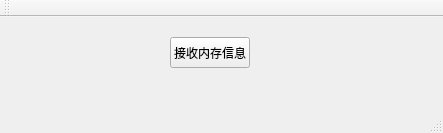
<?xml version="1.0" encoding="UTF-8"?>
<ui version="4.0">
 <class>MainWindow</class>
 <widget class="QMainWindow" name="MainWindow">
  <property name="geometry">
   <rect>
    <x>0</x>
    <y>0</y>
    <width>443</width>
    <height>133</height>
   </rect>
  </property>
  <property name="windowTitle">
   <string>MainWindow</string>
  </property>
  <widget class="QWidget" name="centralWidget">
   <widget class="QPushButton" name="pushButton">
    <property name="geometry">
     <rect>
      <x>170</x>
      <y>20</y>
      <width>80</width>
      <height>31</height>
     </rect>
    </property>
    <property name="text">
     <string>接收内存信息</string>
    </property>
   </widget>
  </widget>
  <widget class="QMenuBar" name="menuBar">
   <property name="geometry">
    <rect>
     <x>0</x>
     <y>0</y>
     <width>443</width>
     <height>22</height>
    </rect>
   </property>
  </widget>
  <widget class="QToolBar" name="mainToolBar">
   <attribute name="toolBarArea">
    <enum>TopToolBarArea</enum>
   </attribute>
   <attribute name="toolBarBreak">
    <bool>false</bool>
   </attribute>
  </widget>
  <widget class="QStatusBar" name="statusBar"/>
 </widget>
 <layoutdefault spacing="6" margin="11"/>
 <resources/>
 <connections/>
</ui>
